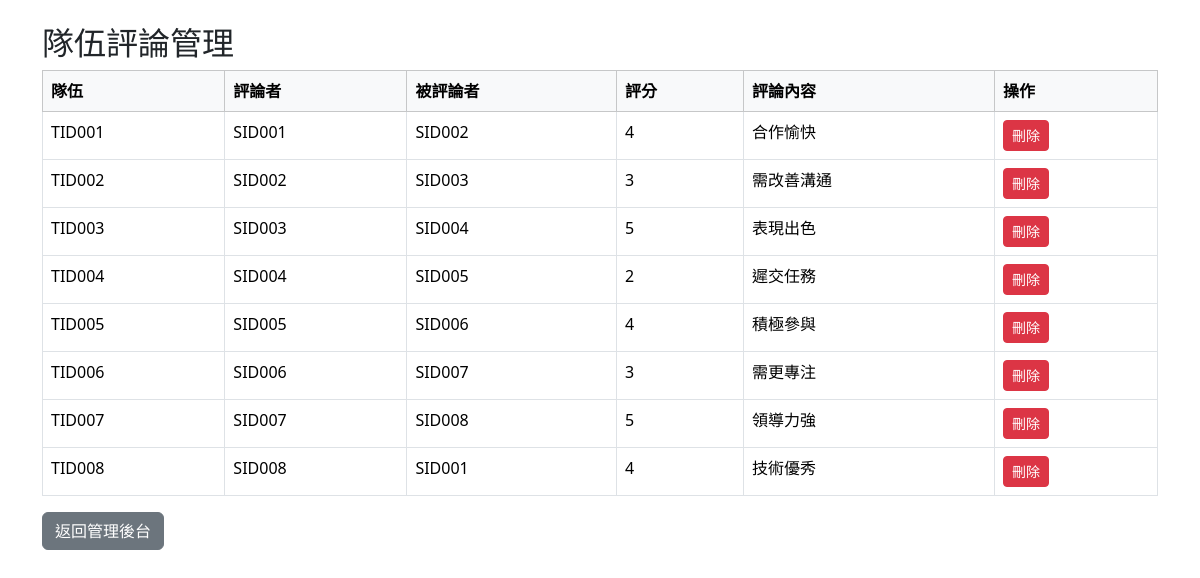
The page /manage_teamratings.php (signed in) on the database its author committed.
### tables this page shows
CREATE TABLE `teamratings` (
  `Team` varchar(50) NOT NULL,
  `Reviewer` varchar(50) NOT NULL,
  `Reviewee` varchar(50) NOT NULL,
  `Rating` int(11) NOT NULL,
  `Comment` text DEFAULT NULL
);

### src/manage_teamratings.php (the view, shortened to what this page needs)
<?php
require 'db_connect.php';
?>
<!DOCTYPE html>
<html lang="zh-TW">
<head>
    <link href="https://cdn.jsdelivr.net/npm/bootstrap@5.3.3/dist/css/bootstrap.min.css" rel="stylesheet">
</head>
<body>
    <div class="container mt-4">
        <h2>隊伍評論管理</h2>
        <table class="table table-bordered table-hover">
            <thead class="table-light">
                <tr>
                    <th>隊伍</th>
                    <th>評論者</th>
                    <th>被評論者</th>
                    <th>評分</th>
                    <th>評論內容</th>
                    <th>操作</th>
                </tr>
            </thead>
            <tbody>
                <?php
                $stmt = $pdo->query("SELECT * FROM teamratings");
                while ($row = $stmt->fetch(PDO::FETCH_ASSOC)) {
                    echo '<tr>';
                    echo '<td>' . htmlspecialchars($row['Team']) . '</td>';
                    echo '<td>' . htmlspecialchars($row['Reviewer']) . '</td>';
                    echo '<td>' . htmlspecialchars($row['Reviewee']) . '</td>';
                    echo '<td>' . htmlspecialchars($row['Rating']) . '</td>';
                    echo '<td>' . nl2br(htmlspecialchars($row['Comment'])) . '</td>';
                    echo '<td>
                        <form method="POST" onsubmit="return confirm(\'確定要刪除此評論嗎？\')">
                            <input type="hidden" name="team" value="' . htmlspecialchars($row['Team']) . '">
                            <input type="hidden" name="reviewer" value="' . htmlspecialchars($row['Reviewer']) . '">
                            <input type="hidden" name="reviewee" value="' . htmlspecialchars($row['Reviewee']) . '">
                            <button type="submit" name="delete_team_review" class="btn btn-sm btn-danger">刪除</button>
                        </form>
                    </td>';
                    echo '</tr>';
                }
                ?>
            </tbody>
        </table>
        <a href="admin.php" class="btn btn-secondary">返回管理後台</a>
    </div>
</body>
</html>

### rows shown on the page
teamratings: Team "TID001", Reviewer "SID001", Reviewee "SID002", Rating "4", Comment "合作愉快"
teamratings: Team "TID002", Reviewer "SID002", Reviewee "SID003", Rating "3", Comment "需改善溝通"
teamratings: Team "TID003", Reviewer "SID003", Reviewee "SID004", Rating "5", Comment "表現出色"
teamratings: Team "TID004", Reviewer "SID004", Reviewee "SID005", Rating "2", Comment "遲交任務"
teamratings: Team "TID005", Reviewer "SID005", Reviewee "SID006", Rating "4", Comment "積極參與"
teamratings: Team "TID006", Reviewer "SID006", Reviewee "SID007", Rating "3", Comment "需更專注"
teamratings: Team "TID007", Reviewer "SID007", Reviewee "SID008", Rating "5", Comment "領導力強"
teamratings: Team "TID008", Reviewer "SID008", Reviewee "SID001", Rating "4", Comment "技術優秀"
